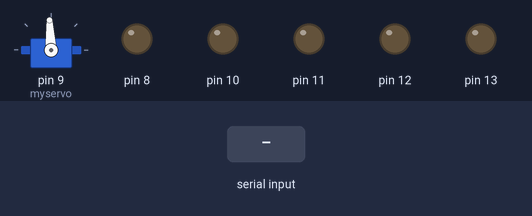
Bench run of a sketch on a simulated Arduino Uno, built with avr-gcc and run on an emulated ATmega328P. Parts: servo, output pins drawn as LEDs (lit = HIGH). Wiring (inferred from the names in the program): servo: signal pin 9. The inputs (shaded band) are chosen by the test bench. Servo pulses on a pin are drawn as a servo (544–2400 µs = 0–180°); pins used as bus, display or sensor lines are not drawn; what the sketch prints to the serial monitor is not drawn.

Above: at 1.3 s.
1.4 s: "f" received over the second serial link
At 2.6 s:
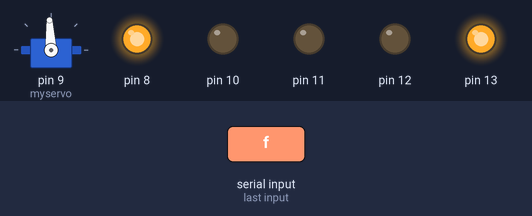
2.9 s: "b" received over the second serial link
At 3.7 s:
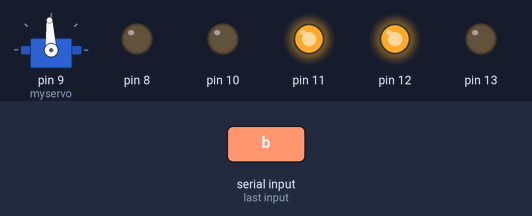
4.4 s: "s" received over the second serial link
At 5.6 s:
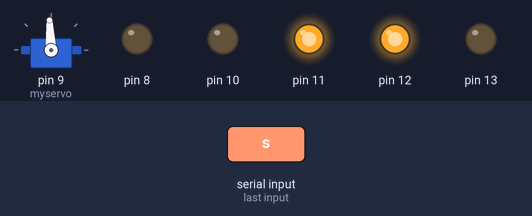
5.9 s: "l" received over the second serial link
At 6.8 s:
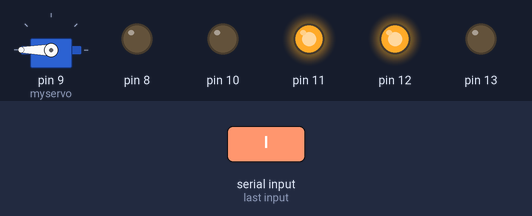
7.4 s: "r" received over the second serial link
At 7.9 s:
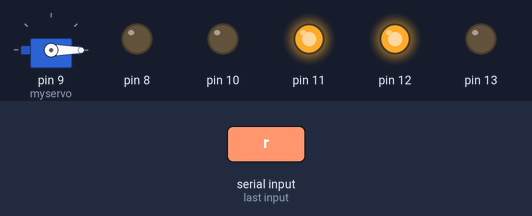
8.9 s: "f" received over the second serial link
At 9.5 s:
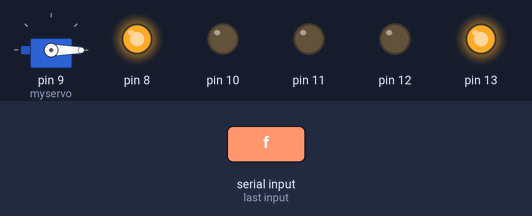
Timing chart, 0 to 11.4 s (numbered marks = the images above; inputs shaded):
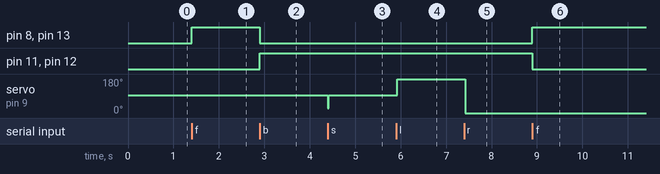

Measured:
- after the input at 1.4 s, pin 8, pin 13: LOW → HIGH at once
- after the input at 2.9 s, pin 8, pin 13: HIGH → LOW at once; pin 11, pin 12: LOW → HIGH at once
- after the input at 4.4 s, servo on pin 9 (myservo): 93° → 24° at once, → 93° 0.02 s later
- after the input at 5.9 s, servo on pin 9 (myservo): 93° → 180° at once
- after the input at 7.4 s, servo on pin 9 (myservo): 180° → 0° at once
- after the input at 8.9 s, pin 8, pin 13: LOW → HIGH at once; pin 11, pin 12: HIGH → LOW at once

The sketch:

bluetoothcontrolledmotorservo.ino
```cpp
//  Demo function:The application method to drive the DC motor.
//  Author:Frankie.Chu
//  Date:20 November, 2012

#include "MotorDriver.h"
#include <Wire.h>
#include <SoftwareSerial.h>
#include <Servo.h>

Servo myservo;  // create servo object to control a servo
                // a maximum of eight servo objects can be created

int pos = 0;    // variable to store the servo position
int motor = 0;

int bluetoothTx = 2;
int bluetoothRx = 3;

SoftwareSerial bluetooth(bluetoothTx, bluetoothRx);

void setup()
{
	/*Configure the motor A to control the wheel at the left side.*/
	/*Configure the motor B to control the wheel at the right side.*/
	motordriver.init();
	motordriver.setSpeed(200,MOTORB);
	motordriver.setSpeed(200,MOTORA);
        myservo.attach(9);  // attaches the servo on pin 9 to the servo object
        //Setup usb serial connection to computer
            Serial.begin(9600);

        //Setup Bluetooth serial connection to android
        bluetooth.begin(115200);
            bluetooth.print("$$$");
          delay(100);
        bluetooth.println("U,9600,N");
        bluetooth.begin(9600);

}

void loop()
{
  //Read from bluetooth and write to usb serial
  if(bluetooth.available())
  {
    char toSend = (char)bluetooth.read();
    Serial.print(toSend);


    // After the android device sends the data the arduino takes the information and reads it as a char,
    // This code is here to read that data and turn it into actions for the motors.
    if(toSend == 'f'){
      motordriver.goForward();
    }
    if(toSend == 'b'){
      motordriver.goBackward();
    }
    if (toSend == 's'){
      motordriver.stop();
    }
    if (toSend == 'l')(
     myservo.write(180));

     if (toSend == 'r')(
     myservo.write(0));


    }

}
```
